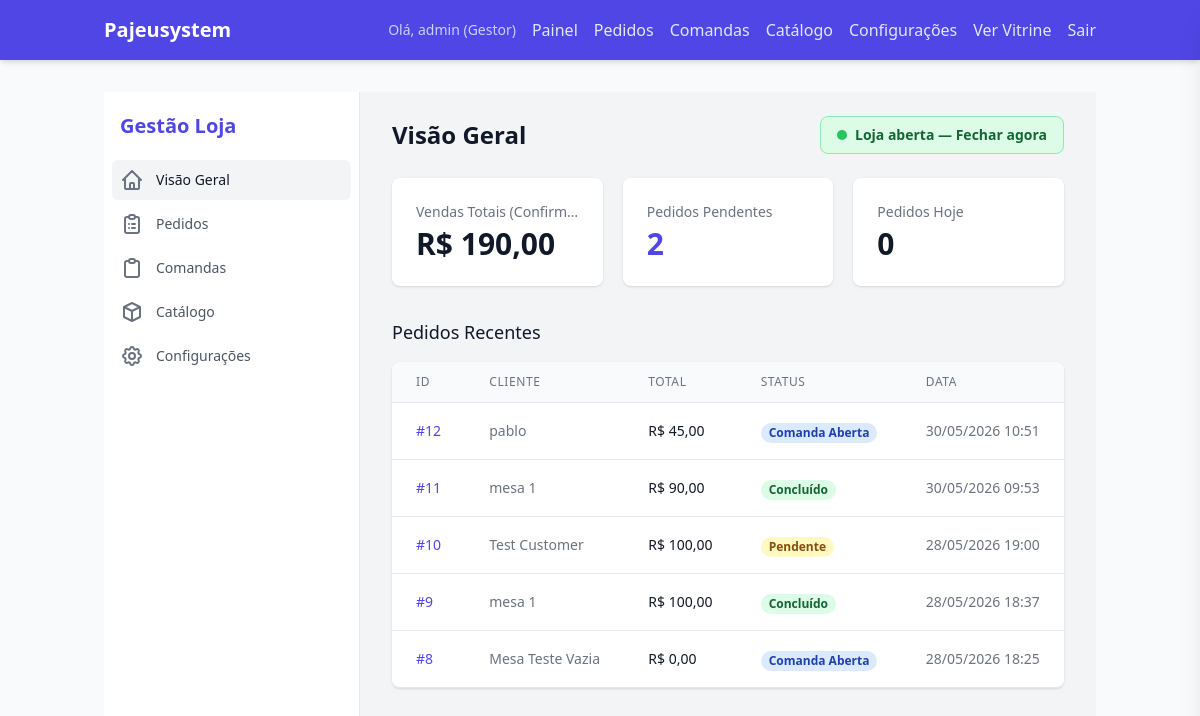
The page /dashboard/ (signed in) on the database its author committed.
### core/models.py (models this page shows, shortened)
class TenantAwareModel(models.Model):
    store = models.ForeignKey(
        Store,
        on_delete=models.CASCADE,
        related_name="%(class)s_related"
    )
    objects = TenantManager()
    class Meta:
        abstract = True

class Order(TenantAwareModel):
    class Status(models.TextChoices):
        OPEN = 'OPEN', 'Comanda Aberta'
        PENDING = 'PENDING', 'Pendente'
        CONFIRMED = 'CONFIRMED', 'Confirmado'
        PREPARING = 'PREPARING', 'Preparando'
        DELIVERING = 'DELIVERING', 'Em trânsito'
        COMPLETED = 'COMPLETED', 'Concluído'
        CANCELED = 'CANCELED', 'Cancelado'
    class PaymentMethod(models.TextChoices):
        ONLINE = 'online', 'Online (MP)'
        CASH = 'cash', 'Dinheiro'
        CARD = 'card', 'Cartão na Maquininha'
    class CardType(models.TextChoices):
        CREDIT = 'credit', 'Crédito'
        DEBIT = 'debit', 'Débito'
    user = models.ForeignKey('auth.User', on_delete=models.SET_NULL, null=True, blank=True)
    customer_name = models.CharField(max_length=255)
    customer_phone = models.CharField(max_length=20)
    customer_email = models.CharField(max_length=254, blank=True, default='')
    delivery_address = models.TextField()
    status = models.CharField(
        max_length=20,
        choices=Status.choices,
        default=Status.PENDING
    )
    total_amount = models.DecimalField(max_digits=10, decimal_places=2, default=Decimal('0.00'))
    delivery_fee = models.DecimalField(max_digits=10, decimal_places=2, default=Decimal('0.00'))
    payment_method = models.CharField(
        max_length=10,
        choices=PaymentMethod.choices,
        default=PaymentMethod.ONLINE,
    )
    change_amount = models.DecimalField(
        max_digits=10, decimal_places=2,
        null=True, blank=True,
        help_text='Troco solicitado quando payment_method=cash. None = sem troco.',
    )
    card_type = models.CharField(
        max_length=10,
        choices=CardType.choices,
        blank=True, default='',
        help_text='Tipo de cartão quando payment_method=card.',
    )
    mp_payment_id = models.CharField(
        max_length=64,
        null=True,
        blank=True,
        unique=True,
        db_index=True,
    )
    mp_preference_id = models.CharField(max_length=255, blank=True, default='', db_index=True)
    table_label = models.CharField(max_length=100, blank=True, default='')
    created_at = models.DateTimeField(auto_now_add=True)

### core/views.py (the view)
# urls.py: path('dashboard/', views.dashboard, name='dashboard'),
@login_required
def dashboard(request):
    if not user_can_manage_store(request):
        return redirect('index')
    from django.db.models import Sum, Count
    from django.utils import timezone
    today = timezone.localdate()
    total_orders_pending = Order.objects.filter(
        status__in=[Order.Status.PENDING, Order.Status.CONFIRMED]
    ).count()
    total_sales = Order.objects.filter(status=Order.Status.COMPLETED).aggregate(Sum('total_amount'))['total_amount__sum'] or 0
    todays_orders = Order.objects.filter(created_at__date=today).count()
    recent_orders = Order.objects.all().order_by('-created_at')[:5]
    return render(request, 'core/manager/dashboard.html', {
        'total_orders_pending': total_orders_pending,
        'total_sales': total_sales,
        'todays_orders': todays_orders,
        'recent_orders': recent_orders
    })

### core/cart.py (called while the page is built)
    def get_total_price(self):
        return sum(Decimal(item['price']) * item['quantity'] for item in self.cart.values())

### core/context_processors.py (called while the page is built)
def theme_preference(request):
    user = getattr(request, 'user', None)
    if user is None or not user.is_authenticated:
        return {'theme_pref': 'system'}
    settings_obj = getattr(user, 'settings', None)
    theme = getattr(settings_obj, 'theme', None) if settings_obj else None
    return {'theme_pref': theme or 'system'}

### core/models.py (called while the page is built)
    def get_queryset(self):
        tenant = get_current_tenant()
        if tenant:
            return super().get_queryset().filter(store=tenant)
        return super().get_queryset()

### core/utils.py (called while the page is built)
def get_current_tenant():
    return _tenant_context.get()

def set_current_tenant(tenant):
    token = _tenant_context.set(tenant)
    return token

def reset_current_tenant(token):
    _tenant_context.reset(token)

### core/views.py (called while the page is built)
def user_can_manage_store(request):
    if request.user.is_staff:
        return True
    if request.tenant is None:
        return False
    return getattr(request.user, 'owned_store', None) == request.tenant

### templates/core/manager/dashboard.html
{% extends 'core/manager/base_manager.html' %}
{% block manager_content %}
<div class="flex items-center justify-between mb-6">
    <h1 class="text-2xl font-semibold text-gray-900 dark:text-gray-100">Visão Geral</h1>
    {% include 'core/manager/partials/delivery_toggle.html' %}
</div>
<div class="mt-4 grid grid-cols-1 gap-5 sm:grid-cols-3">
    <div class="bg-white dark:bg-gray-800 overflow-hidden shadow rounded-lg">
        <div class="px-4 py-5 sm:p-6">
            <dt class="text-sm font-medium text-gray-500 dark:text-gray-400 truncate">
                Vendas Totais (Confirmadas)
            </dt>
            <dd class="mt-1 text-3xl font-semibold text-gray-900 dark:text-gray-100">
                R$ {{ total_sales|floatformat:2 }}
            </dd>
        </div>
    </div>
    <div class="bg-white dark:bg-gray-800 overflow-hidden shadow rounded-lg">
        <div class="px-4 py-5 sm:p-6">
            <dt class="text-sm font-medium text-gray-500 dark:text-gray-400 truncate">
                Pedidos Pendentes
            </dt>
            <dd class="mt-1 text-3xl font-semibold text-indigo-600">
                {{ total_orders_pending }}
            </dd>
        </div>
    </div>
    <div class="bg-white dark:bg-gray-800 overflow-hidden shadow rounded-lg">
        <div class="px-4 py-5 sm:p-6">
            <dt class="text-sm font-medium text-gray-500 dark:text-gray-400 truncate">
                Pedidos Hoje
            </dt>
            <dd class="mt-1 text-3xl font-semibold text-gray-900 dark:text-gray-100">
                {{ todays_orders }}
            </dd>
        </div>
    </div>
</div>
<h2 class="mt-8 text-lg font-medium text-gray-900 dark:text-gray-100">Pedidos Recentes</h2>
<div class="mt-4 flex flex-col">
    <div class="-my-2 overflow-x-auto sm:-mx-6 lg:-mx-8">
        <div class="py-2 align-middle inline-block min-w-full sm:px-6 lg:px-8">
            <div class="shadow overflow-hidden border-b border-gray-200 dark:border-gray-700 sm:rounded-lg">
                <table class="min-w-full divide-y divide-gray-200 dark:divide-gray-700">
                    <thead class="bg-gray-50 dark:bg-gray-900">
                        <tr>
                            <th scope="col"
                                class="px-6 py-3 text-left text-xs font-medium text-gray-500 dark:text-gray-400 uppercase tracking-wider">
                                ID
                            </th>
                            <th scope="col"
                                class="px-6 py-3 text-left text-xs font-medium text-gray-500 dark:text-gray-400 uppercase tracking-wider">
                                Cliente
                            </th>
                            <th scope="col"
                                class="px-6 py-3 text-left text-xs font-medium text-gray-500 dark:text-gray-400 uppercase tracking-wider">
                                Total
                            </th>
                            <th scope="col"
                                class="px-6 py-3 text-left text-xs font-medium text-gray-500 dark:text-gray-400 uppercase tracking-wider">
                                Status
                            </th>
                            <th scope="col"
                                class="px-6 py-3 text-left text-xs font-medium text-gray-500 dark:text-gray-400 uppercase tracking-wider">
                                Data
                            </th>
                        </tr>
                    </thead>
                    <tbody class="bg-white dark:bg-gray-800 divide-y divide-gray-200 dark:divide-gray-700">
                        {% for order in recent_orders %}
                        <tr>
                            <td class="px-6 py-4 whitespace-nowrap text-sm font-medium text-indigo-600 dark:text-indigo-400">
                                #{{ order.id }}
                            </td>
                            <td class="px-6 py-4 whitespace-nowrap text-sm text-gray-500 dark:text-gray-400">
                                {{ order.customer_name }}
                            </td>
                            <td class="px-6 py-4 whitespace-nowrap text-sm text-gray-900 dark:text-gray-100">
                                R$ {{ order.total_amount }}
                            </td>
                            <td class="px-6 py-4 whitespace-nowrap">
                                <span
                                    class="px-2 inline-flex text-xs leading-5 font-semibold rounded-full
                                {% if order.status == 'COMPLETED' %}bg-green-100 text-green-800 dark:bg-green-900/40 dark:text-green-300{% elif order.status == 'PENDING' %}bg-yellow-100 text-yellow-800 dark:bg-yellow-900/40 dark:text-yellow-300{% elif order.status == 'CANCELED' %}bg-red-100 text-red-800 dark:bg-red-900/40 dark:text-red-300{% else %}bg-blue-100 text-blue-800 dark:bg-blue-900/40 dark:text-blue-300{% endif %}">
                                    {{ order.get_status_display }}
                                </span>
                            </td>
                            <td class="px-6 py-4 whitespace-nowrap text-sm text-gray-500 dark:text-gray-400">
                                {{ order.created_at|date:"d/m/Y H:i" }}
                            </td>
                        </tr>
                        {% empty %}
                        <tr>
                            <td colspan="5" class="px-6 py-4 whitespace-nowrap text-sm text-gray-500 dark:text-gray-400 text-center">
                                Nenhum pedido encontrado.
                            </td>
                        </tr>
                        {% endfor %}
                    </tbody>
                </table>
            </div>
        </div>
    </div>
</div>
{% endblock %}

### templates/base.html (shortened to what this page needs)
<!DOCTYPE html>
<html lang="pt-br" class="dark">
<head>
    <script src="https://cdn.tailwindcss.com"></script>
</head>
<body class="bg-gray-50 text-gray-900 dark:bg-gray-900 dark:text-gray-100 font-sans transition-colors" hx-headers='{"X-CSRFToken": "{{ csrf_token }}"}'>
    <header class="bg-indigo-600 dark:bg-indigo-800 text-white shadow-md">
        <div class="container mx-auto px-4 py-4 flex justify-between items-center">
            <div class="flex items-center">
                <a href="/" class="flex items-center gap-3">
                    {% if request.tenant.logo %}
                    <img src="{{ request.tenant.logo.url }}" alt="{{ request.tenant.name }}"
                        class="h-10 w-auto rounded">
                    {% else %}
                    <span class="text-xl font-bold">{{ request.tenant.name|default:"Pajeusystem" }}</span>
                    {% endif %}
                </a>
            </div>
            <nav class="flex items-center gap-4">
                {% if request.user_can_manage %}
                <span class="text-sm text-indigo-200">Olá, {{ user.username }} (Gestor)</span>
                <a href="{% url 'dashboard' %}" class="text-indigo-100 hover:text-white font-medium">Painel</a>
                <a href="{% url 'manager_orders' %}" class="text-indigo-100 hover:text-white font-medium">Pedidos</a>
                <a href="{% url 'comanda_list' %}" class="text-indigo-100 hover:text-white font-medium">Comandas</a>
                <a href="{% url 'manager_products' %}" class="text-indigo-100 hover:text-white font-medium">Catálogo</a>
                <a href="{% url 'manager_settings' %}" class="text-indigo-100 hover:text-white font-medium">Configurações</a>
                <a href="/" class="text-indigo-100 hover:text-white font-medium">Ver Vitrine</a>
                <form action="{% url 'logout' %}" method="post" class="inline">
                    <button type="submit" class="text-indigo-100 hover:text-white font-medium">Sair</button>
                </form>
                {% endif %}
            </nav>
        </div>
    </header>
    <main class="container mx-auto px-4 py-8">
        {% block content %}
        {% endblock %}
    </main>
</body>
</html>

### rows shown on the page
Order: id "12", customer_name "pablo", total_amount "45,00", status "Comanda Aberta", created_at "30/05/2026 10:51"
Order: id "11", customer_name "mesa 1", total_amount "90,00", status "Concluído", created_at "30/05/2026 09:53"
Order: id "10", customer_name "Test Customer", total_amount "100,00", status "Pendente", created_at "28/05/2026 19:00"
Order: id "9", customer_name "mesa 1", total_amount "100,00", status "Concluído", created_at "28/05/2026 18:37"
Order: id "8", customer_name "Mesa Teste Vazia", total_amount "0,00", status "Comanda Aberta", created_at "28/05/2026 18:25"

### other values the page prints
{{ request.tenant.name|default:"Pajeusystem" }} "Pajeusystem"
{{ user.username }} "admin"
{{ total_sales|floatformat:2 }} "190,00"
{{ total_orders_pending }} "2"
{{ todays_orders }} "0"
